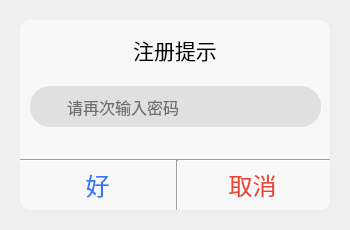
<?xml version="1.0" encoding="UTF-8"?>
<ui version="4.0">
 <class>sigUp</class>
 <widget class="QWidget" name="sigUp">
  <property name="geometry">
   <rect>
    <x>0</x>
    <y>0</y>
    <width>350</width>
    <height>230</height>
   </rect>
  </property>
  <property name="windowTitle">
   <string>Form</string>
  </property>
  <widget class="QWidget" name="widget" native="true">
   <property name="geometry">
    <rect>
     <x>20</x>
     <y>20</y>
     <width>310</width>
     <height>190</height>
    </rect>
   </property>
   <property name="styleSheet">
    <string notr="true">#widget{
	background-color : #F8F8F8;
	border-radius : 10px;
}</string>
   </property>
   <widget class="Line" name="line">
    <property name="geometry">
     <rect>
      <x>0</x>
      <y>139</y>
      <width>420</width>
      <height>2</height>
     </rect>
    </property>
    <property name="styleSheet">
     <string notr="true">#line{
	background-color:#EEEEEE;
}</string>
    </property>
    <property name="orientation">
     <enum>Qt::Horizontal</enum>
    </property>
   </widget>
   <widget class="QPushButton" name="ok">
    <property name="geometry">
     <rect>
      <x>0</x>
      <y>140</y>
      <width>155</width>
      <height>50</height>
     </rect>
    </property>
    <property name="font">
     <font>
      <family>等线</family>
      <pointsize>18</pointsize>
     </font>
    </property>
    <property name="styleSheet">
     <string notr="true">#ok{border-bottom-left-radius : 10px;color: #3176F6;}#ok:hover{background-color : #DDDEDE;}#ok:pressed{background-color : #CCCCCC;}</string>
    </property>
    <property name="text">
     <string>好</string>
    </property>
   </widget>
   <widget class="QLabel" name="label">
    <property name="geometry">
     <rect>
      <x>0</x>
      <y>10</y>
      <width>310</width>
      <height>40</height>
     </rect>
    </property>
    <property name="font">
     <font>
      <family>黑体</family>
      <pointsize>16</pointsize>
     </font>
    </property>
    <property name="text">
     <string>注册提示</string>
    </property>
    <property name="alignment">
     <set>Qt::AlignCenter</set>
    </property>
   </widget>
   <widget class="QLineEdit" name="password">
    <property name="geometry">
     <rect>
      <x>10</x>
      <y>66</y>
      <width>291</width>
      <height>41</height>
     </rect>
    </property>
    <property name="font">
     <font>
      <family>幼圆</family>
      <pointsize>12</pointsize>
     </font>
    </property>
    <property name="contextMenuPolicy">
     <enum>Qt::NoContextMenu</enum>
    </property>
    <property name="styleSheet">
     <string notr="true">#password{
	background-color:#E0E0E0;
	border-radius : 20px;
	padding-left : 35px;
	padding-right : 10px;
	padding-top : 2px;
	padding-bottom : 2px;
}</string>
    </property>
    <property name="echoMode">
     <enum>QLineEdit::Password</enum>
    </property>
    <property name="placeholderText">
     <string>请再次输入密码</string>
    </property>
   </widget>
   <widget class="QPushButton" name="icon2">
    <property name="geometry">
     <rect>
      <x>17</x>
      <y>75</y>
      <width>32</width>
      <height>32</height>
     </rect>
    </property>
    <property name="styleSheet">
     <string notr="true">border : 0px</string>
    </property>
    <property name="text">
     <string/>
    </property>
    <property name="icon">
     <iconset resource="resourece.qrc">
      <normaloff>:/pic/password.png</normaloff>:/pic/password.png</iconset>
    </property>
    <property name="iconSize">
     <size>
      <width>18</width>
      <height>18</height>
     </size>
    </property>
   </widget>
   <widget class="QPushButton" name="cancel">
    <property name="geometry">
     <rect>
      <x>155</x>
      <y>140</y>
      <width>155</width>
      <height>50</height>
     </rect>
    </property>
    <property name="font">
     <font>
      <family>等线</family>
      <pointsize>18</pointsize>
     </font>
    </property>
    <property name="styleSheet">
     <string notr="true">#cancel{border-bottom-right-radius : 10px;color: #EB4534;}#cancel:hover{background-color : #DDDEDE;}#cancel:pressed{background-color : #CCCCCC;}</string>
    </property>
    <property name="text">
     <string>取消</string>
    </property>
   </widget>
   <widget class="Line" name="line_2">
    <property name="geometry">
     <rect>
      <x>156</x>
      <y>140</y>
      <width>2</width>
      <height>50</height>
     </rect>
    </property>
    <property name="styleSheet">
     <string notr="true">#line_2{
	background-color:#EEEEEE;
}</string>
    </property>
    <property name="orientation">
     <enum>Qt::Vertical</enum>
    </property>
   </widget>
   <widget class="QLabel" name="label_2">
    <property name="geometry">
     <rect>
      <x>43</x>
      <y>112</y>
      <width>161</width>
      <height>20</height>
     </rect>
    </property>
    <property name="font">
     <font>
      <family>微软雅黑</family>
     </font>
    </property>
    <property name="styleSheet">
     <string notr="true">color:#EB4534</string>
    </property>
    <property name="text">
     <string/>
    </property>
   </widget>
  </widget>
 </widget>
 <resources>
  <include location="resourece.qrc"/>
 </resources>
 <connections/>
</ui>
